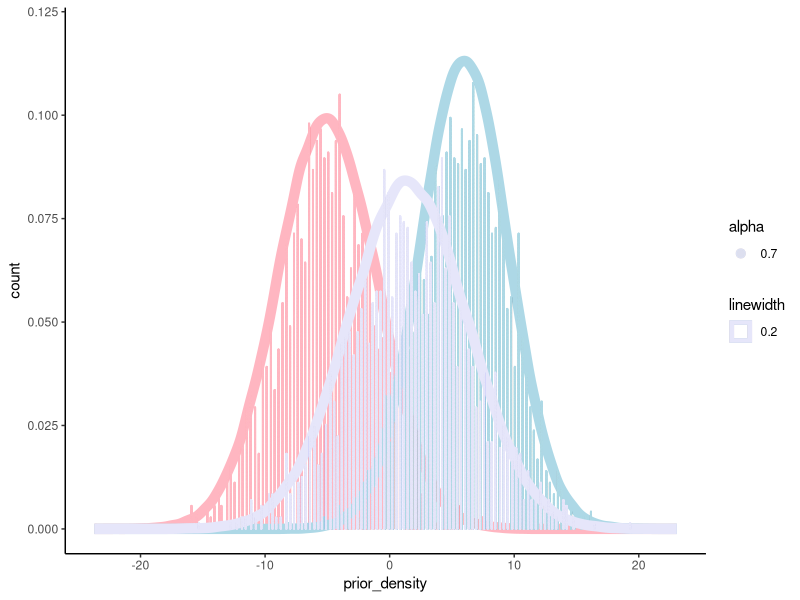

This figure's R source:
## ---- chunk 1
knitr::opts_chunk$set(echo = TRUE)

library(tidyverse)
## ---- chunk 2
prior_density <- rnorm(n = 200000, mean = -5, sd = 4)
likelihood_density <- rnorm(n = 200000, mean = 6, sd = 3.5)
posterior_density <- rnorm(n = 200000, mean = 1.5, sd = 4.75)
prior_dotplot <- rnorm(n = 2000, mean = -5, sd = 4)
likelihood_dotplot <- rnorm(n = 2000, mean = 6, sd = 3.5)
posterior_dotplot <- rnorm(n = 2000, mean = 1.5, sd = 4.75)
sim_data <- data.frame(prior_density, likelihood_density, posterior_density, prior_dotplot, likelihood_dotplot, posterior_dotplot)
## ---- chunk 3
# ggplot(data.frame(sim_data$prior), aes(sim_data$prior)) +
#   geom_histogram(aes(y=after_stat(density)), binwidth=0.05, 
#                  fill="skyblue", color="black") +
#   geom_density(alpha=.2, fill="#FF6655") + 
#     geom_histogram(aes(y=after_stat(density)), binwidth=0.05, 
#                  fill="skyblue", color="black") +
#   geom_density(alpha=.2, fill="#FF6655") + 
#   theme_classic()
## ---- chunk 4
ggplot(sim_data) +
  geom_density(aes(prior_density, linewidth=0.2), color = "lightpink") +
  geom_dotplot(aes(prior_dotplot, alpha = 0.7), color = "lightpink", fill = "lightpink", binwidth = 0.3, dotsize = 0.0155) +
  geom_density(aes(likelihood_density, linewidth=0.2), color = "lightblue") +
  geom_dotplot(aes(likelihood_dotplot, alpha = 0.7), color = "lightblue", fill = "lightblue", binwidth = 0.3, dotsize = 0.0155) +
  geom_density(aes(posterior_density, linewidth=0.2), color = "lavender") +
  geom_dotplot(aes(posterior_dotplot, alpha = 0.7), color = "lavender", fill = "lavender", binwidth = 0.3, dotsize = 0.0155) +
  ylim(0, 0.12) +
  theme_classic()
